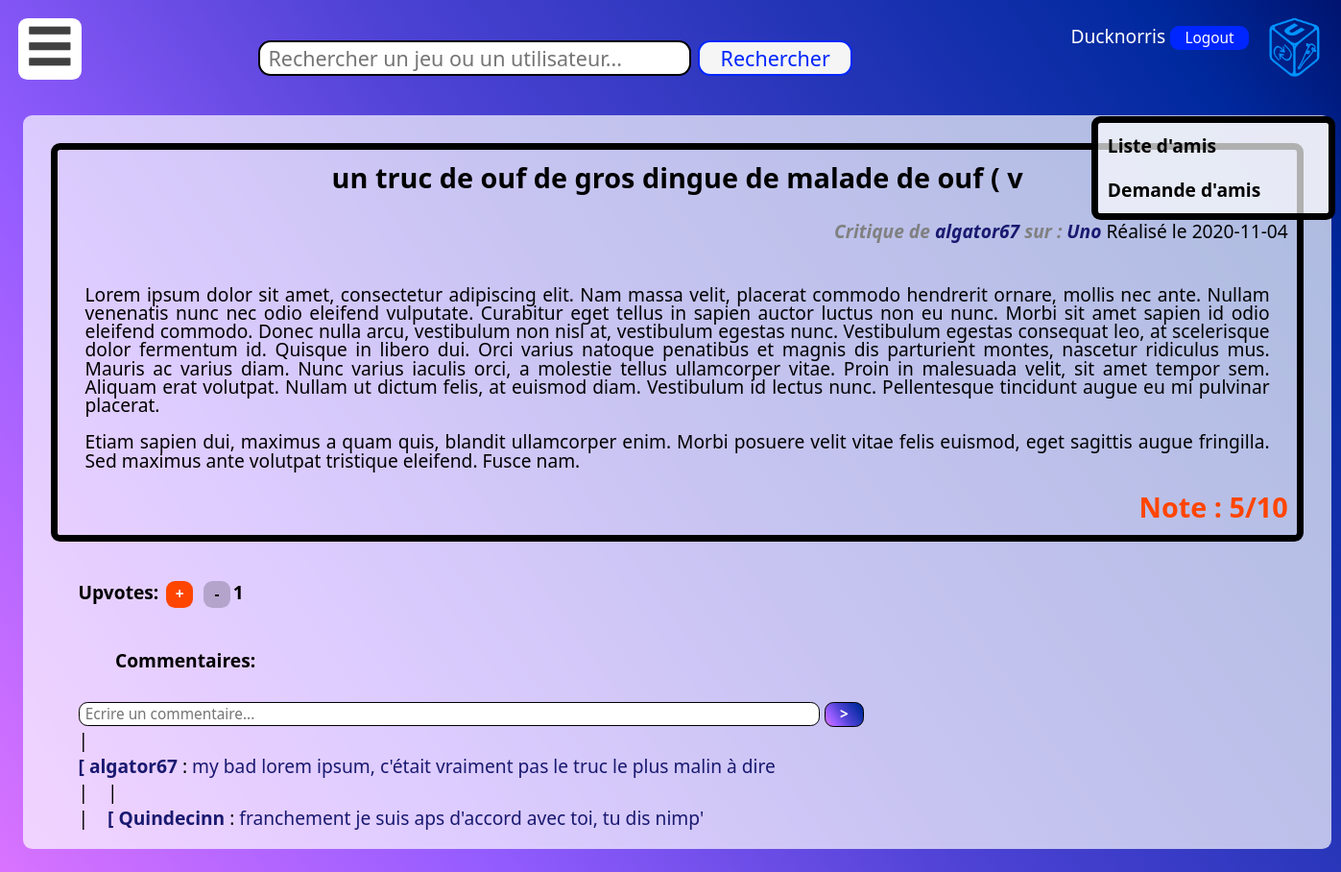
The app's page /critique.php?id=8 (signed in) with its own data.
### tables this page shows
CREATE TABLE critiques (
  id INT PRIMARY KEY NOT NULL AUTO_INCREMENT,
  id_utilisateur INT NOT NULL,
  id_jeu INT NOT NULL,
  nom VARCHAR(50),
  note INT,
  content VARCHAR(5000),
  date_crit DATE DEFAULT current_timestamp(),

  FOREIGN KEY (id_utilisateur) REFERENCES utilisateur(id),
  FOREIGN KEY (id_jeu) REFERENCES jeux(id)
);

CREATE TABLE utilisateur (
  id INT PRIMARY KEY NOT NULL AUTO_INCREMENT,
  pseudo VARCHAR(30),
  mdp VARCHAR(100),
  nom VARCHAR(30),
  prenom VARCHAR(30),
  bio VARCHAR(5000),
  date_de_naissance DATE,
  date_de_creation DATE DEFAULT current_timestamp(),
  email VARCHAR(50)
);

CREATE TABLE jeux (
  id INT PRIMARY KEY NOT NULL AUTO_INCREMENT,
  nom VARCHAR(30),
  editeur VARCHAR(30),
  picture LONGBLOB,
  prix FLOAT,
  description VARCHAR(5000)
);

CREATE TABLE link_utilisateur_score (
  id_utilisateur INT NOT NULL,
  id_critiques INT NOT NULL,
  value INT,

  FOREIGN KEY (id_utilisateur) REFERENCES utilisateur(id),
  FOREIGN KEY (id_critiques) REFERENCES critiques(id)
);

CREATE TABLE reponses (
  id INT PRIMARY KEY NOT NULL AUTO_INCREMENT,
  content VARCHAR(100),
  id_auteur INT NOT NULL,
  id_reponse INT,
  id_critiques INT NOT NULL,

  FOREIGN KEY (id_auteur) REFERENCES utilisateur(id),
  FOREIGN KEY (id_reponse) REFERENCES reponses(id),
  FOREIGN KEY (id_critiques) REFERENCES critiques(id)
);

### critique.php (the view, shortened to what this page needs)
<!DOCTYPE html>
<html lang="en" dir="ltr" class="cover">
  <head>
  </head>
    <?php
      include 'header.php';
      echo'<div class="corps">';
      include 'print_comment.php';
      if(!(isset($_GET['id']))){
        echo("<br/>La page n'existe pas, désolé");
      }else{
        $id = $_GET['id'];
        $db = new PDO( "mysql:host=localhost;dbname=projetifd;charset=utf8","root","");
        $sql = 'SELECT utilisateur.id AS user_id,pseudo,jeux.id AS game_id,jeux.nom AS game_name,critiques.nom AS crit_name,note,content,date_crit FROM utilisateur INNER JOIN critiques ON utilisateur.id = critiques.id_utilisateur INNER JOIN jeux ON jeux.id = critiques.id_jeu WHERE critiques.id ='.$id;
        $req = $db->prepare($sql);
        $req->execute();
        $critique = $req->fetch();
        echo('
          <div class="rubrique">
              <div class="titre_rubrique">'.$critique['crit_name'].'</div></br>
              <p class="right"><b>Critique de<a href="profile.php?id='.$critique['user_id'].'"> '. $critique['pseudo'].' </a>sur : <a href="game.php?id='.$critique['game_id'].'">'.$critique['game_name'].'</a></b>
              Réalisé le '.$critique['date_crit'].'</p></br>
              <p class="texte_corps">
              '.nl2br($critique['content']).'
              </p>');
        if($critique['note']>=5){
            echo('
                <div class="note good" >Note : '.$critique['note'].'/10</div>
          </div>
            ');
        } else {
            echo('
                <div class="note bad">Note : '.$critique['note'].'/10</div>
          </div>
        ');
        }
        echo '<div class="menu_upvote">';
        $sql = 'SELECT SUM(value) AS value FROM link_utilisateur_score WHERE id_critiques ='.$id;
        $req = $db->prepare($sql);
        $req->execute();
        $upvotes = $req->fetch();
        echo('<b>Upvotes:</b>  ');
        $sql = 'SELECT value FROM link_utilisateur_score WHERE id_critiques ='.$id.' AND id_utilisateur='.$_SESSION['id'].';';
        $req = $db->prepare($sql);
        $req->execute();
        $uservote = $req->fetch();
        $textPlus = "<button class='up_down'>+</button>";
        $textMinus = "<button class='up_down'>-</button>";
        if(isset($uservote['value'])){
          if($uservote['value']==1){
            $textPlus="<button class='up_down up'>+</button>";
          }else{
            $textMinus="<button class='up_down down'>-</button>";
          }
        }
        echo '<a href = "update_votes.php?value=1&id='.$id.'">'.$textPlus.'</a> <a href = "update_votes.php?value=-1&id='.$id.'">'.$textMinus.'</a><b>'.(0+$upvotes['value']).' </b></div>';
        echo '<div class="commentaire"><b class="titre">Commentaires:</b><br/>';
    ?>
                <br/>
                <form method="post" action="add_comment.php?id=<?php echo($_GET['id'])?>">
                  <input type="text" name="input" maxlength="100" size="80" placeholder="Ecrire un commentaire...">
                  <button type="submit" id="submit_corps">></button>
                </form>
    <?php
        printComs($id,NULL,0,$db);
      }
    ?>
            </div>
    </div>
  </body>
</html>

### print_comment.php (shortened to what this page needs)
<link rel="stylesheet" type="text/css" href="style_site.css">
<?php
  function printComs($idCrit,$idPreviousCom,$layer,$db){
    if($idPreviousCom==NULL){
      $sql = 'SELECT reponses.id AS id,content,pseudo,utilisateur.id AS uid FROM reponses INNER JOIN utilisateur ON reponses.id_auteur = utilisateur.id WHERE reponses.id_reponse IS NULL AND reponses.id_critiques ='.$idCrit;
    }else{
      $sql = 'SELECT reponses.id AS id,content,pseudo,utilisateur.id AS uid FROM reponses INNER JOIN utilisateur ON reponses.id_auteur = utilisateur.id WHERE reponses.id_reponse='.$idPreviousCom.' AND reponses.id_critiques ='.$idCrit;
    }
    $req = $db->prepare($sql);
    $req->execute();
    $line= $req->fetch();
    while($line){
      echo(str_repeat("|&nbsp&nbsp&nbsp&nbsp",$layer).'|<br/>');
      echo(str_repeat("|&nbsp&nbsp&nbsp&nbsp",$layer).'<a class="commentaire" href="profile.php?id='.$line['uid'].'"><b>[ '.$line['pseudo'].'</b></a> : <a href="reply_input.php?id='.$line['id'].'">'.$line['content'].'</a><br/>');
      printComs($idCrit,$line['id'],$layer+1,$db);
      $line= $req->fetch();
    }
  }
?>

### style_site.css (style rules this page uses)
p { text-align: justify; text-justify: inter-word; line-height: 1em; }
input[type=text],input[type=password],input[type=email],input[type=date],textarea { border-radius:0.6em 0.6em 0.6em 0.6em; font-size:0.8em; }
input[type=text] { padding-left: 0.4em; border: solid black 0.1em; }
.cover { background: linear-gradient(55deg, #d973ff 0, #955cff 25%, #4d42d4 50%, #00299e 90%, #00146f 100%); background-size: cover; background-attachment: fixed; }
.corps { color:black; font-size:0.8em; padding:1em; font-family: "Segoe UI",serif; width:69em; margin: auto; margin-top: 5em; background-color: rgba(255,255,255,0.69); border-top-left-radius: 0.5em 0.5em; border-top-right-radius: 0.5em 0.5em; border-bottom-right-radius: 0.5em 0.5em; border-bottom-left-radius: 0.5em 0.5em; }
.texte_corps { margin:1em; }
.titre_rubrique { text-align:center; font-size:1.5em; font-weight:bold; }
.rubrique { margin:0.5em; padding: 0.5em; border-width:0.4em; border-color:black; border-style:solid; border-top-left-radius: 0.5em 0.5em; border-top-right-radius: 0.5em 0.5em; border-bottom-right-radius: 0.5em 0.5em; border-bottom-left-radius: 0.5em 0.5em; }
.rubrique b { color:grey; font-style:italic; margin-left:3em; }
.corps a:link { color:midnightblue; font-weight: bolder; text-decoration: none; }
.rubrique .right { text-align:right; position:relative; }
.rubrique .note { text-align:right; font-size:1.5em; font-weight:bold; }
.rubrique .note.good { color:orangered; }
.menu_upvote { margin:2em; }
button.up_down { border-radius:0.6em 0.6em 0.6em 0.6em; background-color:rgba(0,0,0,0.20); margin:0.2em; font-weight: bolder; color:black; width:1.8em; height:1.8em; padding: 0.1em 0.5em 0.1em 0.5em; border:none; font-size:0.8em; }
button.up_down.up { background:orangered; color:white; }
.commentaire .titre { margin-left:2em; }
.commentaire { margin-left:2em; }
.commentaire input { height:1.5em; }
.commentaire a:link { font-weight: normal; margin:0; }
a:link { color: white; text-decoration:none; }
#submit_corps { padding: 0.1em 1em 0.1em 1em; border-radius:0.6em 0.6em 0.6em 0.6em; background: linear-gradient(55deg, #d973ff 0, #955cff 25%, #4d42d4 50%, #00299e 90%, #00146f 100%); font-size:0.8em; font-weight:bold; color:white; border:solid black 0.1em; }
* { margin: 0; padding: 0; font-family: "Segoe UI", serif; }

### records on screen
critiques: nom "un truc de ouf de gros dingue de malade de ouf ( v", id_utilisateur.pseudo "algator67", id_jeu.nom "Uno", date_crit "2020-11-04", content "Lorem ipsum dolor sit amet, consectetur adipiscing elit. Nam massa velit, placerat commodo hendrerit ornare, mollis nec ante. Nullam venenatis nunc nec odio eleifend vulputate. Curabitur eget tellus in sapien auctor luctus non eu nunc. Morbi sit amet sapien id odio eleifend commodo. Donec nulla arcu, vestibulum non nisl at, vestibulum egestas nunc. Vestibulum egestas consequat leo, at scelerisque dolor fermentum id. Quisque in libero dui. Orci varius natoque penatibus et magnis dis parturient montes, nascetur ridiculus mus. Mauris ac varius diam. Nunc varius iaculis orci, a molestie tellus ullamcorper vitae. Proin in malesuada velit, sit amet tempor sem. Aliquam erat volutpat. Nullam ut…", note "5"
link_utilisateur_score: 0+$upvotes['value'] "1"
reponses: id_auteur.pseudo "algator67", content "my bad lorem ipsum, c'était vraiment pas le truc le plus malin à dire"
reponses: layer "|", id_auteur.pseudo "Quindecinn", content "franchement je suis aps d'accord avec toi, tu dis nimp'"

### other values on screen
$_SESSION['pseudo'] "Ducknorris"
